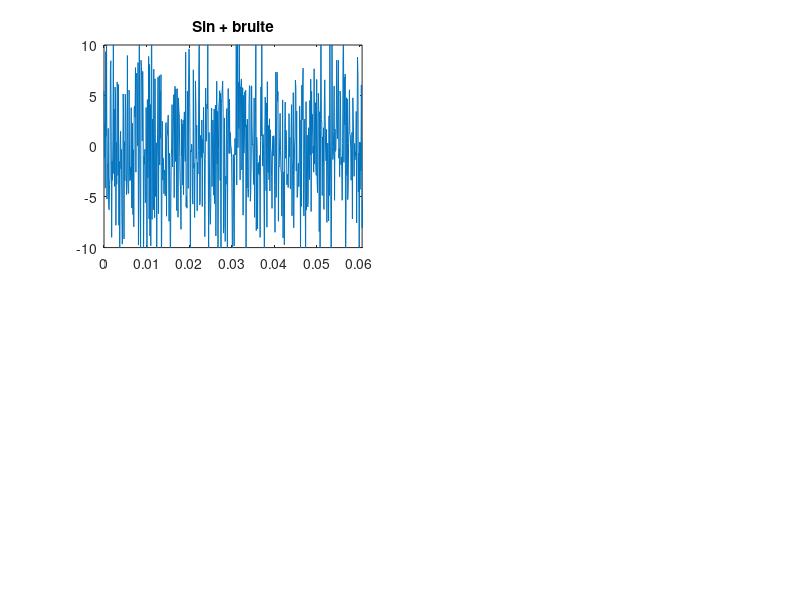

Write MATLAB code to recreate this figure. (Note: this script raises an error after producing the figure.)
clear all;
close all;
 
note2 = [130.81 ,138.59 , 146.83 , 155.56 , 164.81 ,174.61 , 185 , 196 ,207.65,220,233.06,246.94];
note3 = [261.63 ,277.18 , 293.66 , 311.13 , 329.63 ,349.23 , 369.99 , 392 ,415.30,440,466.16,493.88];
note4 = [523.25 ,544.37 , 587.33 , 622.25 , 659.26 ,698.46 , 739.99 , 783.99 ,830.61,880,932.33,987.77];
note5 = [1046.50 ,1108.73 , 1174.66 , 1244.51 , 1318.51 ,1396.91 , 1479.98 , 1567.98 ,1661.22,1760,1864.66,1975.53];
note6 = [2093 ,2217.46 , 2349.32 , 2489.02 , 2637.02 ,2793.83 , 2959.96 , 3135.96 ,3322.44 ,3520,3729.31,3951.07];
 
fnote = note2(5);%On peut le changer comme on veut
fn = 5000;
fe = 10000;
te = 1/fe;
 
t = 0:te:2;
A =  randi([1 5]);
y_sin = sin(2*pi*fnote*t);
y_carre = square(2*pi*fnote*t);
 

bruit=A*randn(1,length(t));%Bruit
 
Y1 = y_sin+bruit;%Sin + bruit

figure(1);
subplot(2,2,1);
plot(t,Y1);%Figure de Sin + bruit
title('Sin + bruite');
axis([0 10/fnote -10 10]);
yfiltre = load('Bandpass.mat');%Fs=10000 Fstop1=125 Fpass1 =128 Fpass2 =3951 Fstop2 = 4000
Yfiltre = filter(yfiltre.Num,1,Y1);%Filtre de sin+bruit
 
subplot(2,2,2);%On figure le fft de sin+bruit
Yf_fft = abs(fft(Yfiltre));
plot(Yf_fft);
title('fft de signal + bruit');
xlabel('Frequence');
ylabel('Amplitude');
 
subplot(2,2,3);%On figure le bruit
plot(t,bruit);
title('bruit');
axis([0 10/fnote -10 10]);

subplot(2,2,4);%On figure le sin
plot(t,y_sin);
title('sin');
axis([0 10/fnote -10 10]);

figure(2);
subplot(2,2,1);%On figure le filtre de sin+bruit
plot(t,Yfiltre);
title('Filtre de sin+bruit');
axis([0 10/fnote -10 10]);
 
Y_fftFiltre = abs(fft(Y1));

subplot(2,2,3);%On figure le fft de filtre de sin+bruit
plot(Y_fftFiltre);
title('fft de filtre');
 
subplot(2,2,2);%On figure le carré comme le modèle
plot(t,y_carre);
axis([0 10/fnote -1.5 1.5]);
title('Carr de sin');
 
Y_fftSinCarre = abs(fft(y_carre));
subplot(2,2,4);%On figure le fft de carré de sin
plot(Y_fftSinCarre);
title('fft de carré de sin');
 
